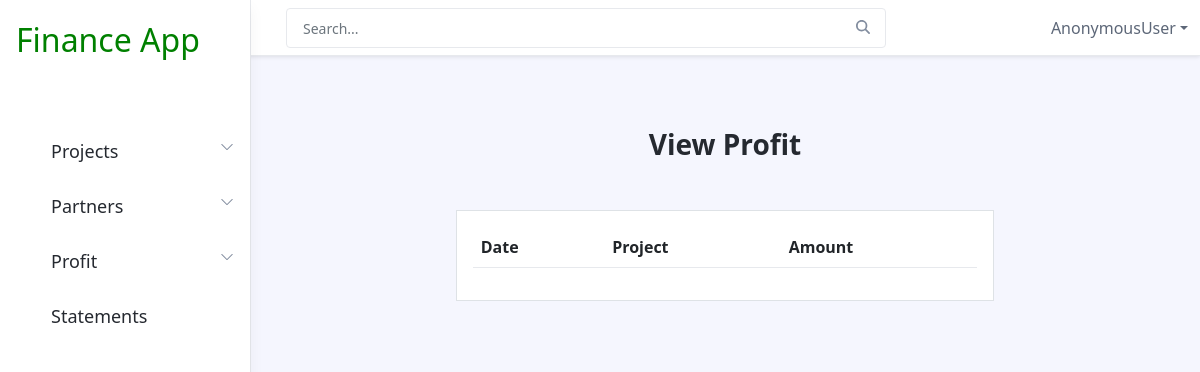
The app's page /viewprofit/, older data.
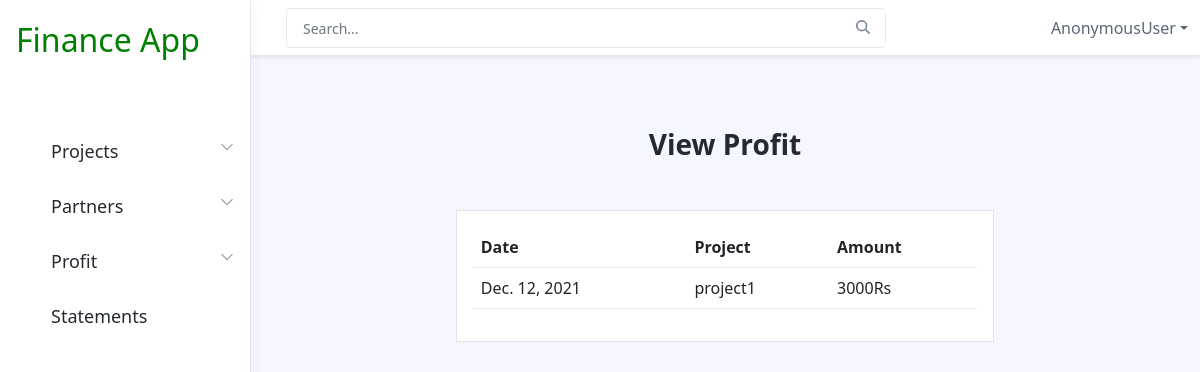
The same page, newer data.
### financeadmin/models.py (models this page shows, shortened)
class profit(models.Model):
    created_date=models.DateField()
    project=models.ForeignKey(project,on_delete=models.CASCADE)
    amount=models.BigIntegerField()

class project(models.Model):
    name=models.CharField(max_length=30)
    def __str__(self):
        return self.name

### financeadmin/views.py (the view)
# urls.py: path('viewprofit/', views.fnviewprofit,name="viewprofit"),
def fnviewprofit(request):
    profits=profit.objects.all()
    context={'profits':profits}
    return render(request,'viewprofit.html',context)

### financeadmin/templates/viewprofit.html
{% extends 'includes/navbar.html' %}
{% block content %}
{% load mathfilters %}
<div class="app-wrapper">
    <div class="app-content pt-3 p-md-3 p-lg-4">
        <div class="container-xl">
<div class="col-sm-8 col-lg-9 container ">
    <h3 class="text-center mt-5">View Profit</h3>
    <div class="row m-5 p-3 border bg-white">
        <table class="table ">
            <tr>
                <th>Date</th>
                <th>Project</th>
                <th>Amount</th>
            </tr>
            {% for profit in profits %}
            <tr>
                <td>{{profit.created_date}}</td>
                <td>{{profit.project}}</td>
                <td>{{profit.amount}}Rs</td>
            </tr>
            {% endfor %}
        </table>
    </div>
</div>
</div>
</div>
</div>
{% endblock %}

Row changes from the older to the newer data that the page shows:
added profit: created_date "Dec. 12, 2021", project "project1", amount "3000"
